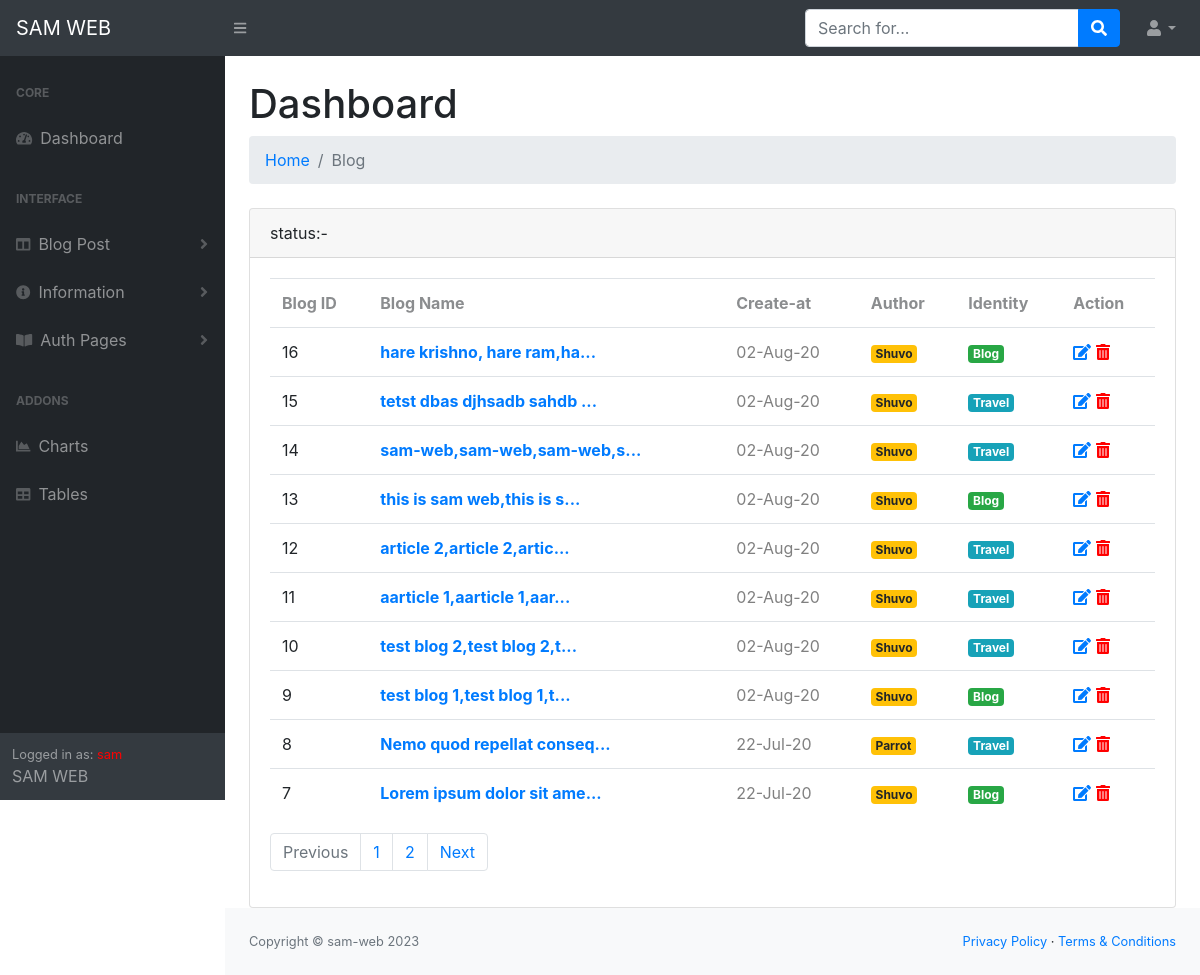
Page /administrator/blog.page.php (signed in) on the committed database.
### tables this page shows
CREATE TABLE `site_blog` (
  `blog_id` int(11) NOT NULL,
  `post_name` text NOT NULL,
  `post_short_text` text NOT NULL,
  `post_keyword` varchar(255) NOT NULL,
  `post_category_name` varchar(255) NOT NULL,
  `post_category_id` int(11) NOT NULL,
  `post_picture` varchar(255) NOT NULL,
  `post_description` text NOT NULL,
  `post_author` varchar(255) NOT NULL,
  `post_author_id` int(11) NOT NULL,
  `post_status` int(11) NOT NULL,
  `post_identity` int(11) NOT NULL,
  `post_archives` date NOT NULL,
  `post_insert` datetime NOT NULL,
  `post_last_update` datetime NOT NULL
);

CREATE TABLE `site_information` (
  `info_id` int(11) NOT NULL,
  `site_title` varchar(255) NOT NULL,
  `site_copyright` varchar(255) NOT NULL,
  `site_copyright_link` varchar(255) NOT NULL,
  `site_icon` varchar(255) NOT NULL
);

### administrator/info/site-info.php (called while the page is built, shortened)
<?php
$site_info = "SELECT * FROM site_information";
$site_info_que = mysqli_query($db_con,$site_info);
$info = mysqli_fetch_assoc($site_info_que);
?>

### administrator/blog.page.php (the view, shortened to what this page needs)
<?php
require_once('database/dbCon.php');
$get_page = $_GET['page'];
if ($get_page == 0 || $get_page == 1) {
    $target = 0;
}else {
    $target = ($get_page * 10)-10;
}
$sel_blog = "SELECT * FROM site_blog WHERE post_status=0 ORDER BY blog_id DESC LIMIT $target,10";
$sel_blog_que = mysqli_query($db_con,$sel_blog);
include 'header.php';
?>
<?php include 'navbar.php'; ?>
<div id="layoutSidenav_content">
                <main>
                    <div class="container-fluid">
                        <h1 class="mt-4">Dashboard</h1>
                        <ol class="breadcrumb mb-4">
                            <li class="breadcrumb-item"><a href="index.php">Home</a></li>
                            <li class="breadcrumb-item active">Blog</li>
                        </ol>
                        <div class="row">
                            <div class="col-xs-12 col-md-12">
                                <div class="card">
                                    <div class="card-header">
                                        status:-<?php if (!empty($_SESSION['blog_st'])): ?>
                                                <?= $_SESSION['blog_st']; ?>
                                        <?php endif; unset($_SESSION['blog_st']); ?>
                                    </div>
                                    <div class="card-body">
                                        <table class="table">
                                            <tr style="color:#8b8d8f;">
                                                <th>Blog ID</th>
                                                <th>Blog Name</th>
                                                <th>Create-at</th>
                                                <th>Author</th>
                                                <th>Identity</th>
                                                <th>Action</th>
                                            </tr>
                                            <?php foreach ($sel_blog_que as $blog): ?>
                                            <tr>
                                                <td><?= $blog['blog_id']; ?></td>
                                                <td><a href="#"><strong><?= substr($blog['post_name'], 0,25); ?>... <a href="#"></a></strong></a></td>
                                                <td><span style="color:#808080;"><?= date('d-M-y',strtotime($blog['post_insert'])); ?></span></td>
                                                <td><span class="badge badge-warning"><?= ucfirst($blog['post_author']); ?></span></td>
                                                <td><?php if ($blog['post_identity']==1) { ?>
                                                        <span class="badge badge-success"><?php echo "Blog"; ?></span>
                                                    <?php }elseif ($blog['post_identity']==2) { ?>
                                                        <span class="badge badge-info"><?php echo "Travel"; ?></span>
                                                    <?php }else { ?>
                                                        <span class="badge badge-danger"><?php echo "Unknown"; ?></span>
                                                    <?php } ?></td>
                                                <td>
                                                    <a href="#"><i class="fa fa-edit"></i></a>
                                                    <a href="inc/blog.status.php?blog-id=<?= $blog['blog_id']; ?>&blog-category-name=<?= $blog['post_category_name']; ?>"><i class="fa fa-trash-alt" style="color:red;"></i></a>
                                                </td>
                                            </tr>
                                            <?php endforeach; ?>
                                        </table>
                                        <?php
                                            $db_page = "SELECT * FROM site_blog WHERE post_status=0";
                                            $db_page_que = mysqli_query($db_con,$db_page);
                                            $db_page_num = mysqli_num_rows($db_page_que);
                                            $page = ceil($db_page_num / 10);
                                        ?>
                                        <nav aria-label="...">
                                            <ul class="pagination">
                                                <li class="page-item <?= $get_page <= 1 ? 'disabled':' '; ?>">
                                                <a class="page-link" href="?page=<?php echo $get_page -1; ?>" tabindex="-1" aria-disabled="true">Previous</a>
                                                </li>
                                                <?php for($s_page = 1 ; $s_page <= $page; $s_page ++): ?>
                                                <li class="page-item <?= $s_page == $get_page ?'active':' '; ?>"><a class="page-link" href="?page=<?php echo $s_page; ?>"><?php echo $s_page; ?></a></li>
                                                <?php endfor; ?>
                                                <li class="page-item <?= $get_page == $page ? 'disabled':' '; ?>">
                                                <a class="page-link" href="?page=<?= $get_page + 1; ?>">Next</a>
                                                </li>
                                            </ul>
                                        </nav>
                                    </div>
                                </div>
                            </div>
                        </div>
                    </div>
                </main>
<?php include 'copy-right.php'; include 'footer.php'; ?>

### administrator/copy-right.php
    <footer class="py-4 bg-light mt-auto">
            <div class="container-fluid">
                <div class="d-flex align-items-center justify-content-between small">
                    <div class="text-muted">Copyright &copy; <?= $info['site_copyright']; ?> <script>document.write(new Date().getFullYear());</script></div>
                    <div>
                        <a href="#">Privacy Policy</a>
                        &middot;
                        <a href="#">Terms &amp; Conditions</a>
                    </div>
                </div>
            </div>
        </footer>
    </div>
</div>

### rows in the picture
site_blog: blog_id "16", post_name "hare krishno, hare ram,ha", post_insert "02-Aug-20", post_author "Shuvo", post_identity "Blog"
site_blog: blog_id "15", post_name "tetst dbas djhsadb sahdb", post_insert "02-Aug-20", post_author "Shuvo", post_identity "Travel"
site_blog: blog_id "14", post_name "sam-web,sam-web,sam-web,s", post_insert "02-Aug-20", post_author "Shuvo", post_identity "Travel"
site_blog: blog_id "13", post_name "this is sam web,this is s", post_insert "02-Aug-20", post_author "Shuvo", post_identity "Blog"
site_blog: blog_id "12", post_name "article 2,article 2,artic", post_insert "02-Aug-20", post_author "Shuvo", post_identity "Travel"
site_blog: blog_id "11", post_name "aarticle 1,aarticle 1,aar", post_insert "02-Aug-20", post_author "Shuvo", post_identity "Travel"
site_blog: blog_id "10", post_name "test blog 2,test blog 2,t", post_insert "02-Aug-20", post_author "Shuvo", post_identity "Travel"
site_blog: blog_id "9", post_name "test blog 1,test blog 1,t", post_insert "02-Aug-20", post_author "Shuvo", post_identity "Blog"
site_blog: blog_id "8", post_name "Nemo quod repellat conseq", post_insert "22-Jul-20", post_author "Parrot", post_identity "Travel"
site_blog: blog_id "7", post_name "Lorem ipsum dolor sit ame", post_insert "22-Jul-20", post_author "Shuvo", post_identity "Blog"
site_information: site_copyright "sam-web"

### other values in the picture
$_SESSION['user_info'] "sam"
